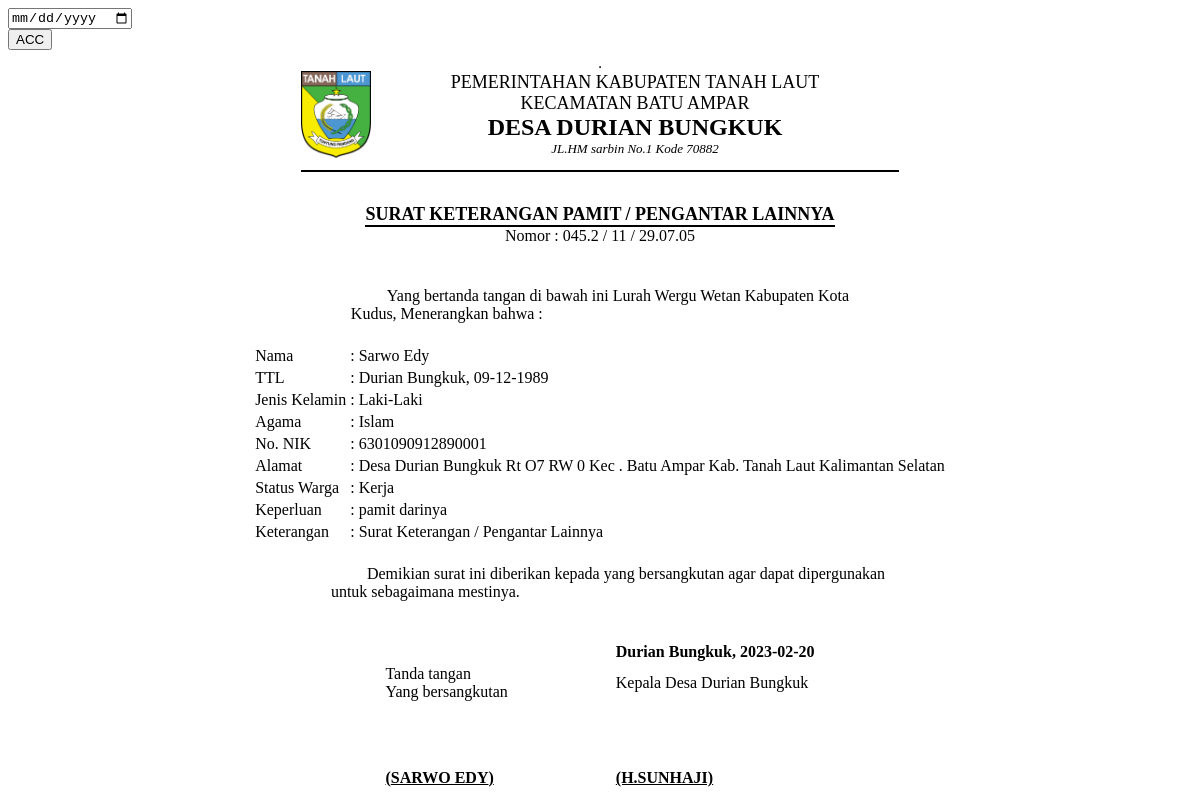
Screenshot of /demo1/view_skp.php?id_request_skp=11 with the database file from the repository.
### tables this page shows
CREATE TABLE `data_request_skp` (
  `id_request_skp` int(11) NOT NULL,
  `nik` varchar(16) NOT NULL,
  `tanggal_request` timestamp NOT NULL DEFAULT current_timestamp(),
  `scan_ktp` text NOT NULL,
  `scan_kk` text NOT NULL,
  `keperluan` varchar(30) NOT NULL,
  `keterangan` varchar(50) NOT NULL DEFAULT 'Data sedang diperiksa oleh Staf',
  `request` varchar(20) NOT NULL DEFAULT 'LAINNYA',
  `status` int(11) NOT NULL DEFAULT 0,
  `acc` date NOT NULL
);

CREATE TABLE `data_user` (
  `nik` varchar(16) NOT NULL,
  `password` varchar(225) NOT NULL,
  `hak_akses` varchar(225) NOT NULL,
  `nama` varchar(30) NOT NULL,
  `tanggal_lahir` date NOT NULL,
  `tempat_lahir` varchar(30) NOT NULL,
  `jekel` varchar(20) NOT NULL,
  `agama` varchar(20) NOT NULL,
  `alamat` text NOT NULL,
  `telepon` varchar(13) NOT NULL,
  `status_warga` varchar(30) NOT NULL
);

### demo1/view_skp.php (the view, shortened to what this page needs)
<?php include '../konek.php';?>
<link href="css/sweetalert.css" rel="stylesheet" type="text/css">
<?php
	if(isset($_GET['id_request_skp'])){
		$id=$_GET['id_request_skp'];
		$sql = "SELECT * FROM data_request_skp natural join data_user WHERE id_request_skp='$id'";
		$query = mysqli_query($konek,$sql);
        $data = mysqli_fetch_array($query,MYSQLI_BOTH);
        $id=$data['id_request_skp'];
        $nik = $data['nik'];
		$nama = $data['nama'];
		$tempat = $data['tempat_lahir'];
        $tgl = $data['tanggal_lahir'];
        $format2 = date('d-m-Y', strtotime($tgl));
		$agama = $data['agama'];
		$jekel = $data['jekel'];
		$nama = $data['nama'];
		$alamat = $data['alamat'];
        $status_warga = $data['status_warga'];
        $keperluan = $data['keperluan'];
        $request = $data['request'];
        $acc = $data['acc'];
	}
?>
                <div class="page-inner mt--5">
					<div class="row mt--2">
						<div class="col-md-6">
							<div class="card full-height">
								<div class="card-body">
								    <div class="card-tools">
                                        <form action="" method="POST"name="myForm" onsubmit="return validateForm()">
                                            <div class="form-group">
                                                <input type="date" name="tgl_acc" class="form-control" required="">
                                                <div class="form-group">
                                                    <input type="submit" name="ttd" value="ACC" class="btn btn-primary btn-sm">
                                                </div>
                                            </div>
                                        </form>
									</div>
								</div>
							</div>
						</div>
					</div>
					<div class="row">
						<div class="col-md-12">
							<div class="card">
								<div class="card-body">
                                <table border="1" align="center">
                                <table border="0" align="center">
        <tr>
        <td><img src="../main/img/db/tanahlaut.png" width="70" height="87" alt=""></td>
        <td></td>
        <td></td>
        <td></td>
        <td></td>
        <td></td>
        <td></td>
        <td></td>
        <td></td>
        <td></td>
        <td></td>
        <td></td>
        <td></td>
        <td></td>
        <td></td>
        <td></td>
        <td></td>
        <td></td>
        <td></td>
        <td></td>
            <td>
                <center>
                    <font size="4">PEMERINTAHAN KABUPATEN TANAH LAUT</font><br>
                    <font size="4">KECAMATAN BATU AMPAR</font><br>
                    <font size="5"><b>DESA DURIAN BUNGKUK</b></font><br>
                    <font size="2"><i>JL.HM sarbin No.1 Kode 70882</i></font><br>
                </center>
            </td>
        <td></td>
        <td></td>
        <td></td>
        <td></td>
        <td></td>
        <td></td>
        <td></td>
        <td></td>
        <td></td>
        <td></td>
        <td></td>
        <td></td>
        <td></td>
        <td></td>
        <td></td>
        <td></td>
        <td></td>
        <td></td>
        <td></td>
        <td></td>
        </tr>
        <tr>
            <td colspan="45"><hr color="black"></td>
        </tr>
    </table>
    <br>
    <table border="0" align="center">
        <tr>
            <td>
                <center>
                    <font size="4"><b>SURAT KETERANGAN PAMIT / PENGANTAR LAINNYA</b></font><br>
                    <hr style="margin:0px" color="black">
                    <span>Nomor : 045.2 / <?php echo $id;?> / 29.07.05</span>
                </center>
            </td>
        </tr>
    </table>
    <br>
    <br>
    <table border="0" align="center">
        <tr>
            <td>
                &nbsp;&nbsp;&nbsp;&nbsp;&nbsp;&nbsp;&nbsp;&nbsp;&nbsp;Yang bertanda tangan di bawah ini Lurah Wergu Wetan Kabupaten Kota <br> Kudus, Menerangkan bahwa :
            </td>
        </tr>
    </table>
    <br>
    <table border="0" align="center">
        <tr>
            <td>Nama</td>
            <td>:</td>
            <td><?php echo $nama;?></td>
        </tr>
        <tr>
            <td>TTL</td>
            <td>:</td>
            <td><?php echo $tempat.", ".$format2;?></td>
        </tr>
        <tr>
            <td>Jenis Kelamin</td>
            <td>:</td>
            <td><?php echo $jekel;?></td>
        </tr>
        <tr>
            <td>Agama</td>
            <td>:</td>
            <td><?php echo $agama;?></td>
        </tr>
        <tr>
            <td>No. NIK</td>
            <td>:</td>
            <td><?php echo $nik;?></td>
        </tr>
        <tr>
            <td>Alamat</td>
            <td>:</td>
            <td><?php echo $alamat;?></td>
        </tr>
        <tr>
            <td>Status Warga</td>
            <td>:</td>
            <td><?php echo $status_warga;?></td>
        </tr>
        <tr>
            <td>Keperluan</td>
            <td>:</td>
            <td><?php echo $keperluan;?></td>
        </tr>
        <tr>
            <td>Keterangan</td>
            <td>:</td>
            <?php
                if($request=="LAINNYA"){
                    $request="Surat Keterangan / Pengantar Lainnya";
                }
            ?>
            <td><?php echo $request;?></td>
        </tr>
    </table>
    <br>
    <table border="0" align="center">
        <tr>
            <td>
                &nbsp;&nbsp;&nbsp;&nbsp;&nbsp;&nbsp;&nbsp;&nbsp;&nbsp;&nbsp;&nbsp;&nbsp;&nbsp;Demikian surat ini diberikan kepada yang bersangkutan agar dapat dipergunakan<br>&nbsp;&nbsp;&nbsp;&nbsp;untuk sebagaimana mestinya.
            </td>
        </tr>
    </table>
    <br>
    <br>
    <table border="0" align="center">
        <tr>
            <th></th>
            <th width="100px"></th>
            <th>Durian Bungkuk, <?php echo $acc;?></th>
        </tr>
        <tr>
            <td>Tanda tangan <br> Yang bersangkutan </td>
            <td></td>
            <td>Kepala Desa Durian Bungkuk</td>
        </tr>
        <tr>
            <td rowspan="15"></td>
            <td></td>
            <td rowspan="15"></td>
        </tr>
        <tr>
            <td></td>
        </tr>
        <tr>
            <td></td>
        </tr>
        <tr>
            <td></td>
        </tr>
        <tr>
            <td></td>
        </tr>
        <tr>
            <td></td>
        </tr>
        <tr>
            <td></td>
        </tr>
        <tr>
            <td></td>
        </tr>
        <tr>
            <td></td>
        </tr>
        <tr>
            <td></td>
        </tr>
        <tr>
            <td></td>
        </tr>
        <tr>
            <td></td>
        </tr>
        <tr>
            <td></td>
        </tr><tr>
            <td></td>
        </tr><tr>
            <td></td>
        </tr><tr>
            <td></td>
        </tr>
        <tr>
            <td><b style="text-transform:uppercase"><u>(<?php echo $nama;?>)</u></b></td>
            <td></td>
            <td><b><u>(H.SUNHAJI)</u></b></td>
        </tr>
    </table>
                                </table>
								</div>
							</div>
						</div>
					</div>
			</div>

### rows the page displays
data_request_skp: id_request_skp "11", nik.nama "Sarwo Edy", nik.tempat_lahir "Durian Bungkuk", nik.tanggal_lahir "09-12-1989", nik.jekel "Laki-Laki", nik.agama "Islam", nik "6301090912890001", nik.alamat "Desa Durian Bungkuk Rt O7 RW 0 Kec . Batu Ampar Kab. Tanah Laut Kalimantan Selatan", nik.status_warga "Kerja", keperluan "pamit darinya", request "Surat Keterangan / Pengantar Lainnya", acc "2023-02-20", nik.nama "SARWO EDY"
